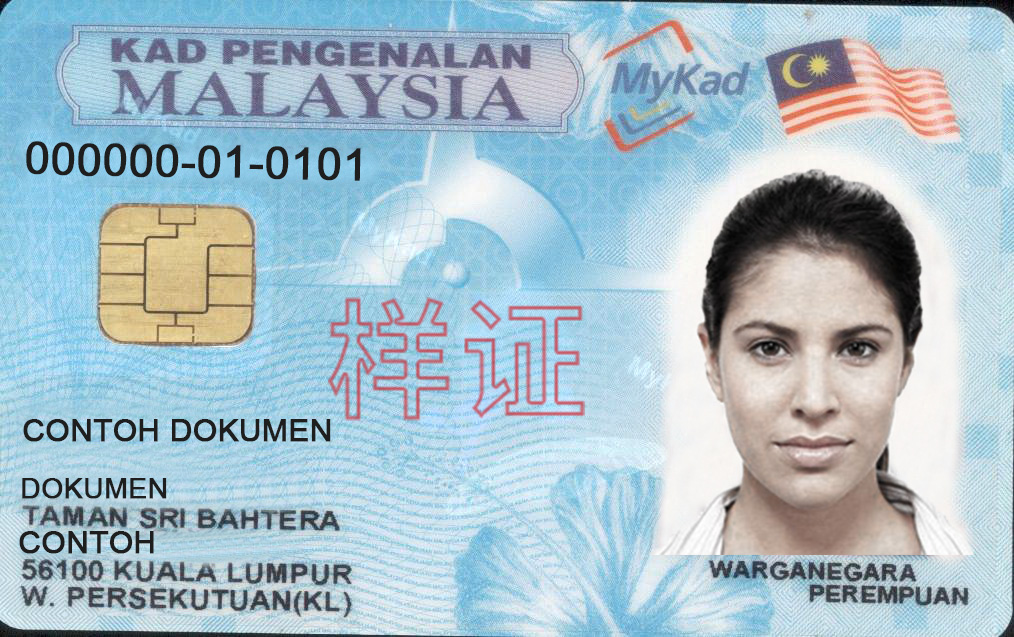
#> input picture identitycardtrain.jpg, 1014 x 637 px
$ python -i deathcerttest.py   (imports and definitions only)
#> lines starting #> are read from the running program, lines starting #| are printed output that depends on the picture
import cv2
import pytesseract
import numpy as np
import matplotlib.pyplot as plt

#custom class for declare region of interest.
class ImageConstantROI():
    class CCCD(object):
        ROIS = {
            "Registration Area": [(111.4, 356.9, 200, 40)],
            "Registration Centre": [(613.7, 357.5, 500, 30)],
            "Full name": [(317.2, 417.9, 600, 50)],
            "id deceased": [(288.4,472.3,180,35)],
            "age": [(527,471.71,102,32)],
            "gender":[(740.9,471.3,400,35)],
            "documents1": [(107.6,587.6,500,40)],
            "date and time of death":[(613.0,585.3,700,50)],
            "race":[(347.87,627.98,200,60)],
            "last address":[(106.1,731.4,510,90)],
            "place of death":[(614.0,697,700,150)],
            "cause of death":[(313.5,873.6,500,60)],
            "name certifier":[(299.7,935.7,300,60)],
            "documents2":[(605.4,988.8,500,60)],
            "id certifier":[(310.9,994.6,300,40)],
            "name informant":[(258.1,1071.6,300,60)],
            "id informant":[(333.9,1125.6,200,50)],
            "documents3":[(603.8,1125.6,700,60)],
            "date of registration":[(296.0,1195.8,300,60)],
        }

#Custom function to show open cv image
def display_img(cvImg):
    cvImg = cv2.cvtColor(cvImg, cv2.COLOR_BGR2RGB)
    plt.figure(figsize=(8,6))
    plt.imshow(cvImg)
    plt.axis('off')
    plt.show()

#Create a custom function to cropped image base on religion of interest
def cropImageRoi(image, roi):
    roi_cropped = image[
        int(roi[1]) : int(roi[1] + roi[3]), int(roi[0]) : int(roi[0] + roi[2])
    ]
    return roi_cropped

#preprocessing the image
def preprocessing_image(img):
    #convert to grayscale
    gray = cv2.cvtColor(img, cv2.COLOR_BGR2GRAY)
    gray = cv2.multiply(gray, 1.5)

    #Threshold image
    th, threshed = cv2.threshold(gray, 0, 255, cv2.THRESH_OTSU + cv2.THRESH_BINARY)
    return threshed

# Function to extract data from ID card.
def extractDataFromIdCard(img):
    for key, roi in ImageConstantROI.CCCD.ROIS.items():
        data = ''
        for r in roi:
            crop_img = cropImageRoi(img, r)
            #Preprocess the cropped image if needed
            crop_img = preprocessing_image(crop_img)
            display_img(crop_img)
            # Extract data from the image using pytesseract
            data += pytesseract.image_to_string(crop_img) + ' '
        print(f"{key} : {data.strip()}")

#SIFT TESTING HEREE#
#train image: C:Users\username\downloads\traindeathcert.png#
# [4 lines not run here, left out]

>>> import cv2
>>> picture = cv2.imread('identitycardtrain.jpg')
#> picture is the input picture: shape (637, 1014, 3); mean B, G, R 201.2, 190.2, 168
#> the loop in extractDataFromIdCard, `for key, roi in ImageConstantROI.CCCD.ROIS.items():` made 1 pass
#> pass 1, in cropImageRoi, `roi_cropped = image[ int(roi[1]) : int(roi[1] + roi[3]), int(roi[0]) :..`:
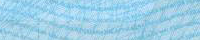
#> roi_cropped: shape (40, 200, 3); mean B, G, R 232, 208, 157.6
#> pass 1, in preprocessing_image, `gray = cv2.cvtColor(img, cv2.COLOR_BGR2GRAY)`:
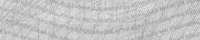
#> gray: shape (40, 200); min 160, max 233, mean 195.6
#> pass 1, in preprocessing_image, `th, threshed = cv2.threshold(gray, 0, 255, cv2.THRESH_OTSU + cv2.THRES..`:
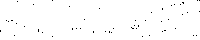
#> threshed: shape (40, 200); 99.2% white; black in thin lines or dots
#> (the run stopped early here; a loop or call above may not have finished)
